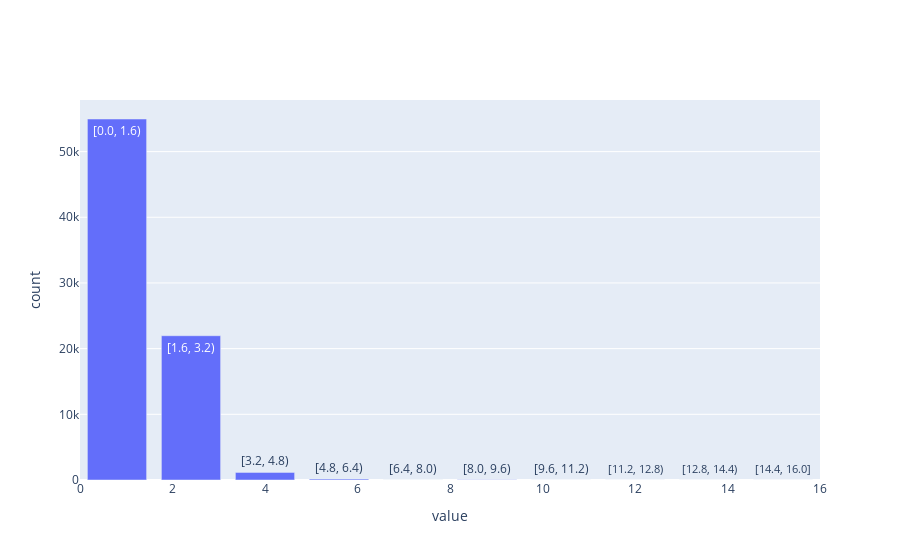

The notebook cell saved with this chart:
### Markdown cell above
#### Weekday and Weekend Staying Columns

### Code cell
# histogram for stays in weekend nights
weekends_pd = hotel_booking.select("stays_in_weekend_nights")
weekends_pd.plot.hist(column="stays_in_weekend_nights")

### Figure 1 — Plotly figure (JSON) as saved in the notebook; plotly's stock layout.template omitted (floating-point values rounded to 4 significant figures)
{"data": [{"hovertemplate": "variable=stays_in_weekend_nights<br>value=%{text}<br>count=%{y}", "name": "stays_in_weekend_nights", "text": ["[0.0, 1.6)", "[1.6, 3.2)", "[3.2, 4.8)", "[4.8, 6.4)", "[6.4, 8.0)", "[8.0, 9.6)", "[9.6, 11.2)", "[11.2, 12.8)", "[12.8, 14.4)", "[14.4, 16.0]"], "type": "bar", "x": [0.8, 2.4, 4, 5.6, 7.2, 8.8, 10.4, 12, 13.6, 15.2], "y": [54964, 21966, 1160, 135, 17, 47, 2, 2, 3, 1]}], "layout": {"barmode": "stack", "xaxis": {"title": {"text": "value"}}, "yaxis": {"title": {"text": "count"}}}}
